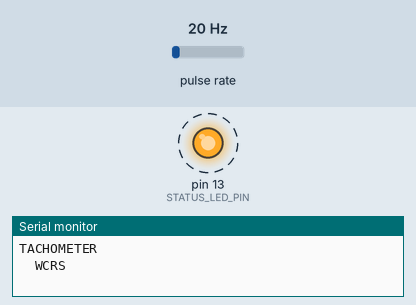
A sketch run on a simulated Arduino Uno, built with avr-gcc and run on an emulated ATmega328P. On the bench: output pins drawn as LEDs (lit = HIGH), the last lines printed to the serial monitor. Wiring (inferred from the names in the program): pulse sensor: data pin 2. Dashed ring = blinking. The inputs (shaded band) are chosen by the test bench; at power-on: pulse rate 20 Hz.

Above: at 0.5 s.
1.3 s: pulse rate (sensor on pin 2) set to 100 Hz
At 2.9 s:
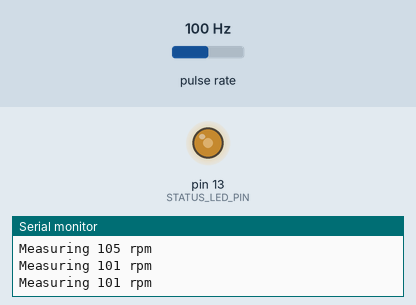
3.5 s: pulse rate (sensor on pin 2) set to 4 Hz
At 4.14 s:
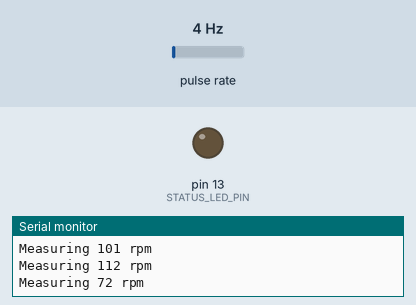
At 6.45 s:
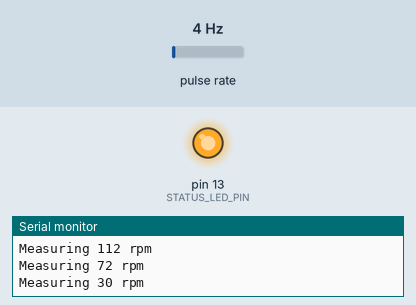
6.5 s: pulse rate (sensor on pin 2) set to 72 Hz
9.5 s: pulse rate (sensor on pin 2) set to 79 Hz
Timing chart, 0 to 13.5 s (numbered marks = the images above; inputs shaded):
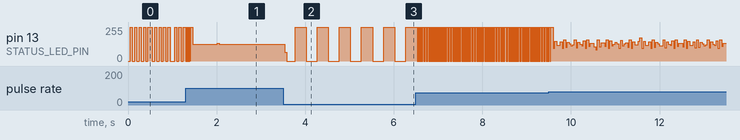

The sketch:

optical-tach-serial.ino
```cpp
/* Optical Tacometer with measurements output to serial monitor

  Measure the time needed for some number of  sensor transitions, and calculate
  RPM that implies, assuming a single transition (in one direction) per revolution.

  variant of https://github.com/WCRSyyc/optical_tachometer

  The version has been adjusted to control measurement and reportomg timing
  using ONLY the standard timers.  No delay() calls are used.
*/
const int STATUS_LED_PIN = LED_BUILTIN;  // Toggle showing the sketch seeing inputs
const int RPM_SENSOR_PIN = 2;  // Interrupt sense input
// 300, 600, 1200, 2400, 4800, 9600, 14400, 19200, 28800, 38400, 57600, 115200
const long SERIAL_BAUD = 115200;
const unsigned long UPDATE_THROTTLE = 500;  // minimum 0.5 sec between speed calcs
const unsigned long IDLE_TIMEOUT = 5000;  // milliseconds to wait for new measurement
const unsigned int UPDATE_COUNT = 5;  // minimum transistions to use for calculations
const unsigned int TICKS_PER_REV = 1;  // number of transitions per revolution

// sensorTransitions needs to stay global, AND volatile, since the interrupt handler
// updates it outside of the normal code flow
volatile unsigned int sensorTransitions;

void setup()
{
  pinMode(STATUS_LED_PIN, OUTPUT);

  Serial.begin(SERIAL_BAUD);
  while (!Serial) {
    ; // wait for serial port to connect. Needed for native USB port only
  }
  Serial.println(F("TACHOMETER"));
  Serial.println(F("  WCRS"));

  // Call Interrupt handler function on each LOW to HIGH transition
  attachInterrupt(digitalPinToInterrupt(RPM_SENSOR_PIN), transitionCounter, RISING);

  sensorTransitions = 0;  // First initialization to start measurements
}

void loop()
{
  static unsigned long measurementReported = 0;  // time most recent measurement was reported
  static unsigned long idleStart = 0;  // previous time a measurement was recorded
  static unsigned int maximumRPM = 0;  // Maximum RPM measurement seen
  static bool isIdle = true;  // Flag to prevent multiple reports of the same maximum
  unsigned long currtime = millis(); // the current time
  unsigned long idletime = currtime - idleStart;  // time since last measurement
  unsigned long throttleTime = currtime - measurementReported;
  unsigned int measuredRPM;

  if((sensorTransitions >= UPDATE_COUNT) & (throttleTime >= UPDATE_THROTTLE)) {
    // it´s time to report a new (raw) measurement
    measuredRPM = reportLatestRPM();  // calcuate and report the current RPM
    if(measuredRPM > maximumRPM) {
      maximumRPM = measuredRPM;   //  Track the maximum RPM reading seen
    }
    // maximumRPM = max(measuredRPM, maximumRPM);
    // maximumRPM = max(reportLatestRPM(), maximumRPM);

    measurementReported = millis();  // marker to prevent continious updates
    idleStart = currtime;  // Just had a new reading; reset start idle interval to now
    isIdle = false;
  }

  if(!isIdle & (idletime > IDLE_TIMEOUT)) {  // There has been no new reading for awhile
    showMaxRPM(maximumRPM);  // Show the maximum RPM
    idleStart = currtime;
    isIdle = true;
    // TODO: prevent repeated maximum reports until have a new raw measurement
  }

  showActive();
}


/**
 * transitionCounter Interrupt handler
 *
 * Every time the sensor goes from LOW to HIGH, this function will be called
 */
void transitionCounter()
{
  sensorTransitions++;  // Increment the number of revolutions detected
} // ./ transitionCounter()


/**
 * calculate and report the current RPM
 *
 * @returns the maximum RPM value seen so far
 */
unsigned long reportLatestRPM()
{
  /* RPM: revolutions per minute:
   * rpm
   *    = revolutions / minutes elapsed
   *    = rev / (seconds / 60) == (60 * rev) / seconds
   *    = rev / (milliseconds / 60000) == (60000 * rev) / milliseconds
   *    = rev / (microseconds / 60000000) == (60000000 * rev) / microseconds
   * ms = (millis() - measurementStart)
   * rev = revolutions / TICKS_PER_REV
   *
   * rpm = (60000 * rev) / ms
   *
   * rpm = (60000 * (revolutions / TICKS_PER_REV)) / (millis() - measurementStart)
   * rpm = (60000 * revolutions) / TICKS_PER_REV)) / (millis() - measurementStart)
   * rpm = (60000 * revolutions) / (TICKS_PER_REV * (millis() - measurementStart))
  */
  // Calculate the RPM using the time needed for the number of revolutions seen
  static unsigned int measurementStart = 0;  // time latest measurement was started
  unsigned int calculatedRPM = 60 * 1000 * sensorTransitions / (TICKS_PER_REV *
    (millis() - measurementStart));  // The calculation result is unlikely to
    // need a long, but intermediate calculations might.
  measurementStart = millis();  // Start a new measurement
  sensorTransitions = 0;

  showRawRPM(calculatedRPM);
  return calculatedRPM;
}


/** showMaxRPM
 *
 * Display the maximum RPM value seen so far
 */
void showMaxRPM(unsigned long value)
{
  Serial.println(F("\nMaximum RPM"));
  Serial.print(value, DEC);
  Serial.println(F(" RPM\n\n Idle state\Ready to measure"));
}


/** showRawRPM
 *
 * Display the latest RPM measurement
 *
 * @param rpmValue - revolutions per minute value
 */
void showRawRPM(int rpmValue)
{
  Serial.print(F("Measuring "));
  Serial.print(rpmValue, DEC);
  Serial.println(F(" rpm"));
}


/** showActive
 *
 * Toggle an LED to show that the script is (still) seeing trigger events on the
 * sensor.
 */
void showActive()
{
  static int measureStatus = LOW;  // Status LED state (value); toggled to show working
  static unsigned int previousCounted = 0;  // most recent recorded sensor event count
  unsigned int countedRevolutions = sensorTransitions;  // stable temporary copy of volatile value
  if(countedRevolutions != previousCounted) {  // count has changed since previous loop
    if (measureStatus == LOW) {  // toggle the status LED to show something is happening
      measureStatus = HIGH;
    } else {
      measureStatus = LOW;
    }
    digitalWrite(STATUS_LED_PIN, measureStatus);  // Toggle the status LED
    previousCounted = countedRevolutions;
  }
}
```

Measured:
- after the input at 3.5 s, pin 13 (STATUS_LED_PIN): 127/255 → 67/255 at once, then moves between 0/255 and 255/255, repeating every 0.50 s
